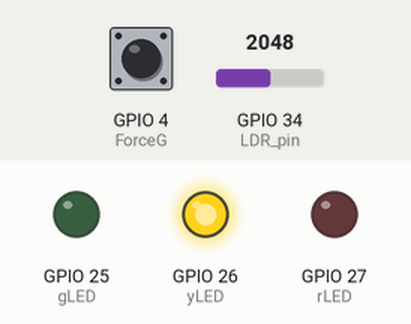
Simulated run of this sketch. Board: ESP32. Parts: output pins drawn as LEDs (lit = HIGH). The test bench sets the inputs (shaded band); at power-on: GPIO 34 (LDR_pin) = 2048, GPIO 4 (ForceG) HIGH.

Above: at 8.6 s.
11.6 s: GPIO 34 (LDR_pin) set to 108
15.5 s: GPIO 34 (LDR_pin) set to 91
At 16.9 s:
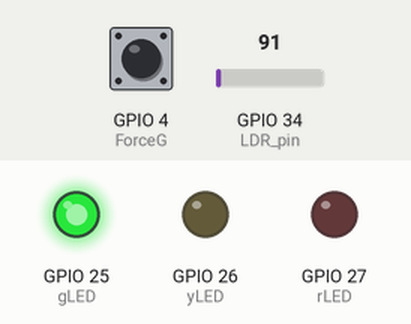
At 18.9 s:
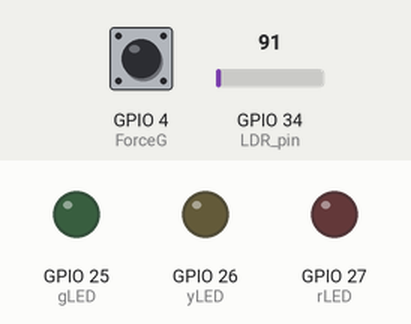
19.4 s: GPIO 34 (LDR_pin) set to 491
At 20.8 s:
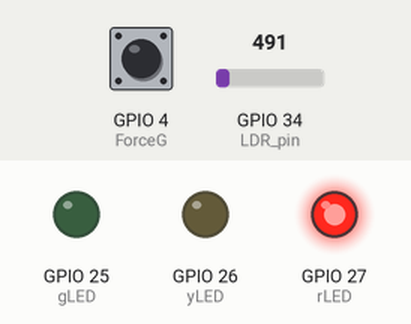
Timing chart, 0 to 30.5 s (numbered marks = the images above; inputs shaded):
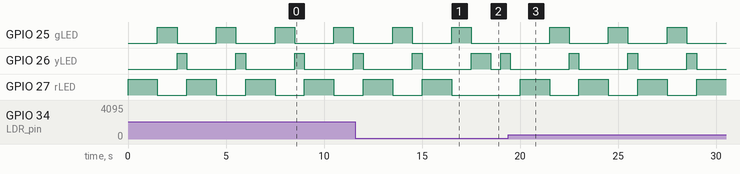

The sketch:

SmartTraffic.ino
```cpp
#define gLED      25
#define yLED      26
#define rLED      27
#define ForceG     4
#define LDR_pin   34

const int dark_Threshold = 100;

void setup() {
  // put your setup code here, to run once:
  pinMode(gLED, OUTPUT);
  pinMode(yLED, OUTPUT);
  pinMode(rLED, OUTPUT);
  pinMode(ForceG, INPUT_PULLUP);
  pinMode(LDR_pin, INPUT);

  Serial.begin(115200);
}

void traffic_light()
{

  digitalWrite(rLED,HIGH);
  delay(1500);
  digitalWrite(rLED,LOW);

  digitalWrite(gLED,HIGH);
  delay(1000);
  digitalWrite(gLED,LOW);

  digitalWrite(yLED,HIGH);
  delay(500);
  digitalWrite(yLED,LOW);

}

void forced_green()
{
    digitalWrite(rLED, LOW);
    digitalWrite(yLED, LOW);
    digitalWrite(gLED, HIGH);
    delay(2000);
    digitalWrite(gLED, LOW);
}

void energy_save()
{
  digitalWrite(rLED, LOW);
  digitalWrite(gLED, LOW);
  while(analogRead(LDR_pin) < dark_Threshold)
  {
    digitalWrite(yLED, HIGH);
    delay(500);
    digitalWrite(yLED, LOW);
    delay(500);
  }
}

void logic()
{
  int ldrValue = analogRead(LDR_pin);

  if (ldrValue < dark_Threshold)
  {
    energy_save();
  }

  if (digitalRead(ForceG) == LOW)
  {
    forced_green();
  }
  else
  {
    traffic_light();
  }
}

void loop() {
  /*
  //Debugging
  int light = analogRead(LDR_pin);
  Serial.println(light);
  delay(500);
  */
  logic();

}
```

Measured:
- the behaviour switches between 100 and 99 on GPIO 34 (LDR_pin) (found by bisection; images 0 and 1)
- after the input at 15.5 s, GPIO 27 (rLED): goes on until 16.5 s, then stays LOW
- after the input at 19.4 s, GPIO 25 (gLED): alternates HIGH for 1.0 s and LOW for 2.0 s, starting after 2.1 s; GPIO 27 (rLED): alternates HIGH for 1.5 s and LOW for 1.5 s, starting after 0.60 s
- by itself, GPIO 25 (gLED): alternates HIGH for 1.0 s and LOW for 2.0 s
- by itself, GPIO 26 (yLED): alternates HIGH for 0.50 s and LOW for 2.5 s
- by itself, GPIO 27 (rLED): alternates HIGH for 1.5 s and LOW for 1.5 s
